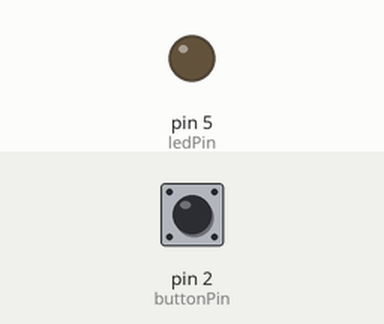
The sketch below on a simulated Arduino Uno, built with avr-gcc and run on an emulated ATmega328P. On the bench: output pins drawn as LEDs (lit = HIGH). The test bench sets the inputs (shaded band); at power-on: pin 2 (buttonPin) HIGH.

Above: at 1.2 s.
1.3 s: pin 2 (buttonPin) pulled LOW for 0.15 s
At 2.0 s:
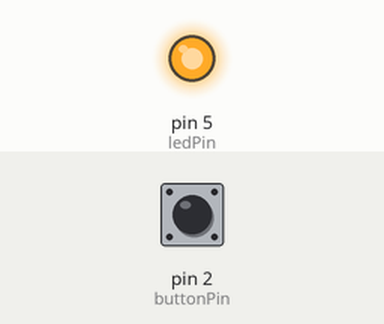
2.9 s: pin 2 (buttonPin) pulled LOW for 1 s
At 3.2 s:
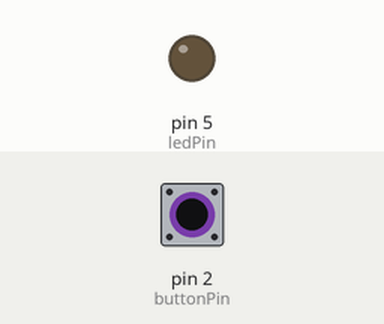
5.4 s: pin 2 (buttonPin) pulled LOW for 3.2 s
At 6.3 s:
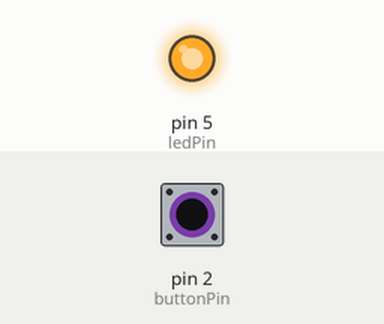
Timing chart, 0 to 8.4 s (numbered marks = the images above; inputs shaded):
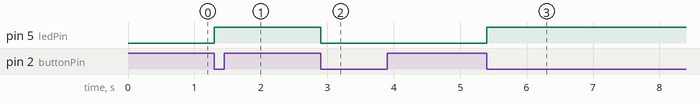

Measured:
- after the input at 1.3 s, pin 5 (ledPin): LOW → HIGH at once
- after the input at 2.9 s, pin 5 (ledPin): HIGH → LOW at once
- after the input at 5.4 s, pin 5 (ledPin): LOW → HIGH at once

The sketch:

Toggle.ino
```cpp
//Defining ports
const int ledPin = 5;
const int buttonPin = 2;

//Defining button pressed states
bool prev = HIGH; //High means that button is not pressed
bool curr = HIGH;
bool led = LOW;

void setup() {

  //Setting up Serial monitor
  Serial.begin(9600);

  //Setting up pin modes
  pinMode(ledPin, OUTPUT);
  pinMode(buttonPin, INPUT_PULLUP);
}

void loop() {
  //Get current pressed date from switch
  curr = digitalRead(buttonPin);

  if (curr == LOW && prev == HIGH){
    led = !led;
    digitalWrite(ledPin, led);
  }

  //Previous state is changed to current button state.
  //This state only changes when
  prev = curr;
}
```

Debounce.ino
```cpp
boolean debounce(boolean last){
  //Local Variable
  boolean current = digitalRead(buttonPin);

  if(last != current){
    delay(5);  //5 milliseconds
    current = digitalRead(buttonPin);
  }
  return current;
}
```
